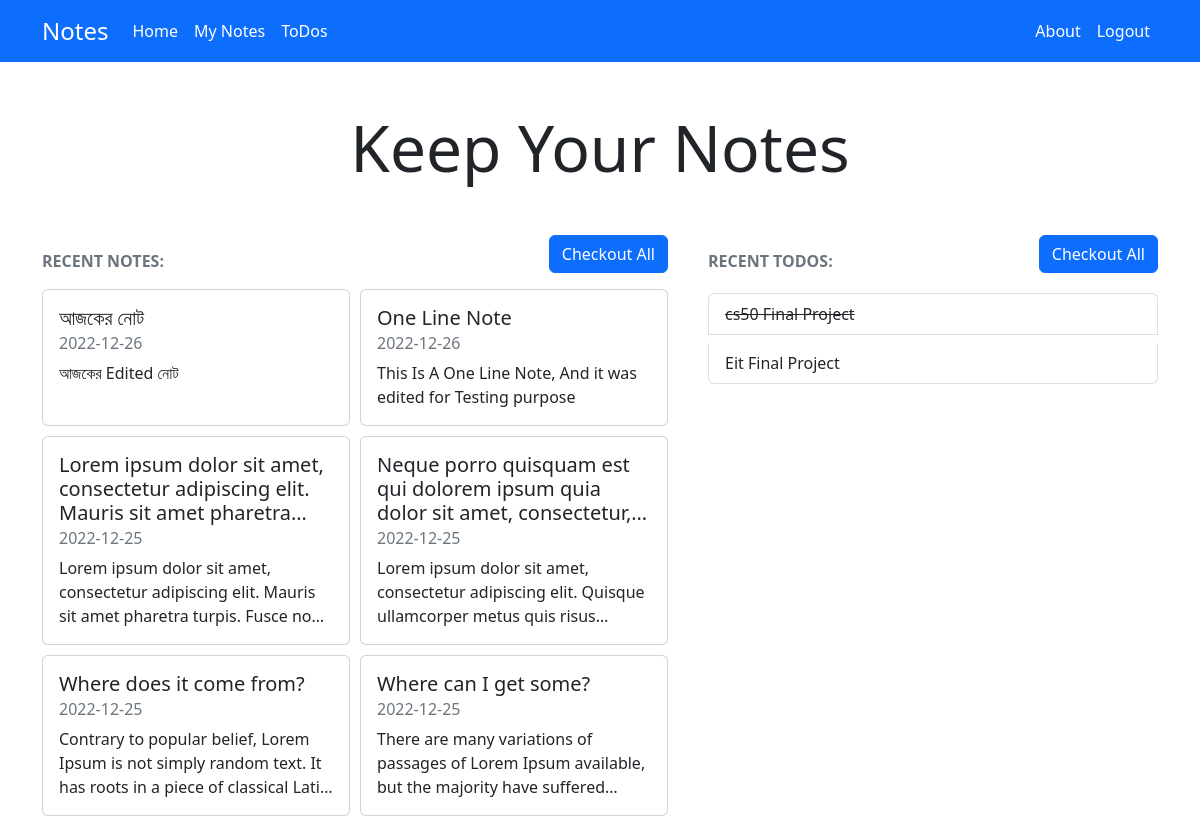
The page / (signed in) on the database its author committed.
### tables this page shows
CREATE TABLE notes (id integer primary key autoincrement not null, title text, note text not null, date text not null,user_id integer not null, foreign key (user_id) references users(id));

CREATE TABLE todos (id integer primary key autoincrement not null, todo text not null, is_checked BOOLEAN NOT NULL DEFAULT 0  CHECK (is_checked IN (0, 1)),user_id integer not null, foreign key (user_id) references users(id));

### app.py (the view)
@app.route("/")
@login_required
def index():
    userId = session['user_id']
    notes = db.execute(
        "SELECT * FROM notes WHERE user_id = ? ORDER BY id DESC LIMIT 6", userId)
    todos = db.execute(
        "SELECT * FROM todos WHERE user_id = ? ORDER BY id DESC LIMIT 5", userId)
    print(notes)
    return render_template('home.html', notes=notes, todos=todos)

### helper.py (called while the page is built)
def login_required(f):
    @wraps(f)
    def decorated_function(*args, **kwargs):
        if session.get("user_id") is None:
            return redirect("/login")
        return f(*args, **kwargs)
    return decorated_function

### templates/home.html (shortened to what this page needs)
{% extends "layout.html" %}
{% block body %}
<div class="container-lg">
    <div class="display-3 text-center my-5">Keep Your Notes</div>
    <div class="res-grid-cont" style="gap: 40px;">
        <div class="grid-min">
            <div class="d-flex mb-3 align-items-end">
                <div class="fs-6 text-secondary fw-bold">RECENT NOTES:</div>
                <a href="/notes" class="btn btn-primary ms-auto">Checkout All</a>
            </div>
            <div class="res-grid-cont">
                {% if notes|length > 0 %}
                {% for note in notes %}
                <div class="card mx-auto w-100">
                    <div class="card-body">
                        <h5 class="card-title text-restricate">{{ note.title }}</h5>
                        <h6 class="card-subtitle mb-2 text-muted">{{ note.date }}</h6>
                        <p class="card-text text-restricate">{{ note.note }}</p>
                    </div>
                </div>
                {% endfor%}
                {% else %}
                <div class="fs-6 text-center text-secondary">To Add Notes Checkout Notes Section</div>
                {% endif %}
            </div>
        </div>
        <div class="grid-min">
            <div class="d-flex mb-3 align-items-end">
                <div class="fs-6 text-secondary fw-bold">RECENT TODOS:</div>
                <a href="/todos" class="btn btn-primary ms-auto">Checkout All</a>
            </div>
            <ul class="list-group">
                {% if todos|length > 0 %}
                {% for todo in todos %}
                {% if todo['is_checked'] == 1 %}
                <li class="list-group-item my-1 text-decoration-line-through">{{todo.todo}}</li>
                {% else %}
                <li class="list-group-item my-1">{{todo.todo}}</li>
                {% endif %}
                {% endfor%}
                {% else %}
                <div class="fs-6 text-center text-secondary">To Add ToDos Checkout ToDos Section</div>
                {% endif %}
            </ul>
        </div>
    </div>
</div>
{% endblock %}

### templates/layout.html (shortened to what this page needs)
<!DOCTYPE html>
<html lang="en">
<head>
    <link href="https://cdn.jsdelivr.net/npm/bootstrap@5.2.3/dist/css/bootstrap.min.css" rel="stylesheet"
>
    <link rel="stylesheet" href="/static/style.css">
</head>
<body>
    <nav class="navbar navbar-dark navbar-expand-lg bg-primary">
        <div class="container-lg">
            <a class="navbar-brand fs-4" href="/">Notes</a>
            <div class="collapse navbar-collapse text-center" id="navbarSupportedContent">
                {% if session["user_id"] %}
                <ul class="navbar-nav me-auto mb-2 mb-lg-0">
                    <li class="nav-item">
                        <a class="nav-link active" aria-current="page" href="/">Home</a>
                    </li>
                    <li class="nav-item">
                        <a class="nav-link active" aria-current="page" href="/notes">My Notes</a>
                    </li>
                    <li class="nav-item">
                        <a class="nav-link active" href="/todos">ToDos</a>
                    </li>
                </ul>
                <ul class="navbar-nav ms-auto mb-2 mb-lg-0">
                    <li class="nav-item">
                        <a class="nav-link active active" aria-current="page" href="/about">About</a>
                    </li>
                    <li class="nav-item">
                        <a class="nav-link active active" aria-current="page" href="/logout">Logout</a>
                    </li>
                </ul>
                {% endif %}
            </div>
        </div>
    </nav>
    {% block body %}{% endblock %}
</body>
</html>

### static/style.css (style rules this page uses)
.res-grid-cont { display: grid; gap: 10px; grid-template-columns: repeat(auto-fit, minmax(250px, auto)); }
.text-restricate { display: -webkit-box; -webkit-box-orient: vertical; -webkit-line-clamp: 3; overflow: hidden; }
.grid-min { min-width: 450px; }

### rows shown on the page
notes: title "আজকের নোট", date "2022-12-26", note "আজকের Edited নোট"
notes: title "One Line Note", date "2022-12-26", note "This Is A One Line Note, And it was edited for Testing purpose"
notes: title "Lorem ipsum dolor sit amet, consectetur adipiscing elit. Mauris sit amet…", date "2022-12-25", note "Lorem ipsum dolor sit amet, consectetur adipiscing elit. Mauris sit amet pharetra turpis. Fusce…"
notes: title "Neque porro quisquam est qui dolorem ipsum quia dolor sit amet,…", date "2022-12-25", note "Lorem ipsum dolor sit amet, consectetur adipiscing elit. Quisque ullamcorper metus quis…"
notes: title "Where does it come from?", date "2022-12-25", note "Contrary to popular belief, Lorem Ipsum is not simply random text. It has roots in a piece of classical…"
notes: title "Where can I get some?", date "2022-12-25", note "There are many variations of passages of Lorem Ipsum available, but the majority have…"
todos: todo "cs50 Final Project"
todos: todo "Eit Final Project"
